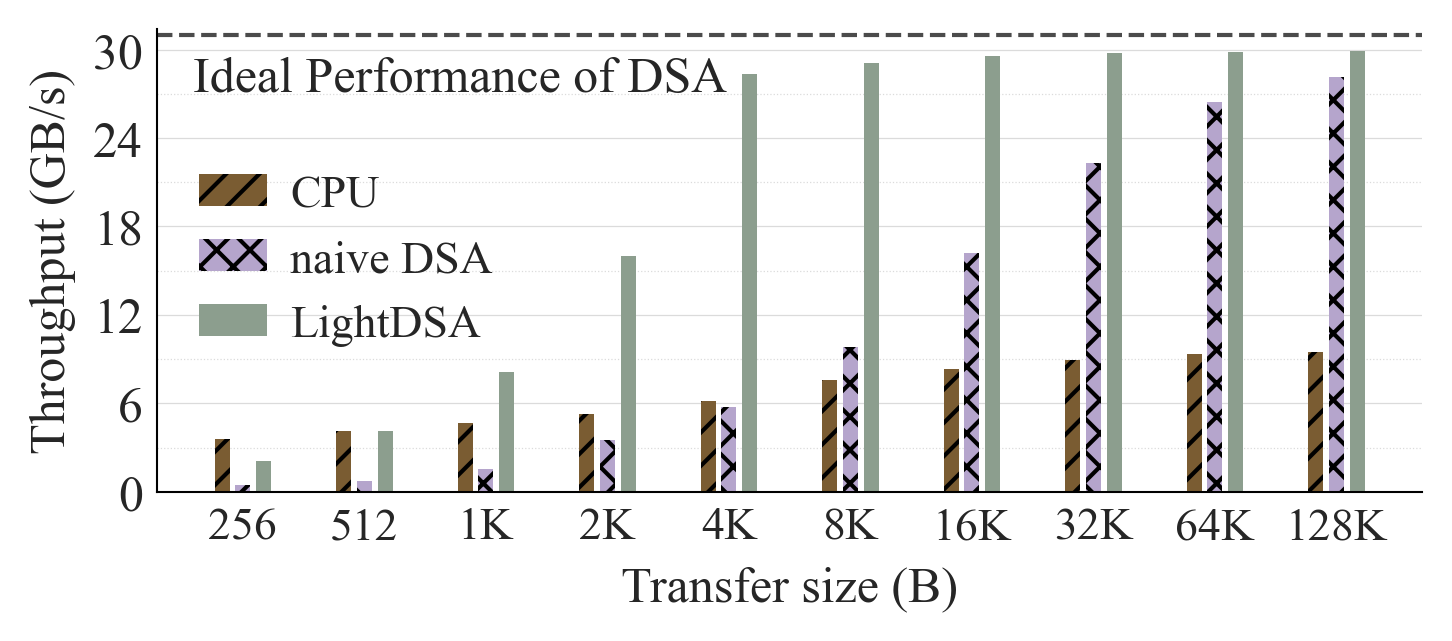

Reproduce this figure in Python.
from matplotlib.ticker import MultipleLocator, FixedLocator, LogLocator , NullFormatter
import matplotlib.pyplot as plt
import numpy as np

plt.style.use('seaborn-v0_8-whitegrid')
plt.rcParams.update({
    'font.family': 'Times New Roman',
    'font.size': 12,
    'axes.linewidth': 0.5,
    'grid.linewidth': 0.3,
    'figure.dpi': 300,
})

# prepare data
clusters = ['CPU' , 'naive DSA' , 'LightDSA' ]
groups = [ "256" , "512" , "1K" , "2K" , "4K" , "8K" , "16K" , "32K" , "64K" , "128K" ]

# data = np.array(
#         [ [ 3687 , 4222 , 4719 , 5294 , 6166 , 7589 , 8296 , 8944 , 9318 , 9494 ],  
#         [ 442 , 717 , 1428 , 3424 , 5461 , 9894 , 15825 , 22883 , 26250 , 28143 ],
#         [ 1976 , 3941 , 7787 , 15254 , 28348 , 29110 , 29606 , 29796 , 29869 , 29903 ] ] ).T 
data = np.loadtxt('speed_data.txt')  # 10 lines, 3 columns
data = data / 1000  # turns to GB/s  

# create figure and axis
fig, ax = plt.subplots(figsize=(5, 2.3)) 

# bar settings
bar_width = 0.025          
gap_between_bars = 0.01    
gap_between_clusters = 0.1 

# cluster positions
n_groups = len(groups)
n_clusters = len(clusters)

# cluster center positions
cluster_centers = np.arange(n_groups) * (n_clusters * (bar_width + gap_between_bars) + gap_between_clusters)

# bar positions
x_positions = []
for i in range(n_clusters):
    x_positions.append(cluster_centers + i * (bar_width + gap_between_bars))
x_positions = np.array(x_positions)

# painting bars 
colors = [ '#7a5c32' , '#b5a5cc'  , '#8c9e8e' ] 
hatch_pattern = ["///", "xxx" , "" ] 

for i in range(n_clusters):
    ax.bar(x_positions[i], data[:, i], 
          width=bar_width,
          color=colors[i],
          hatch=hatch_pattern[i],
          linewidth=0.3,
          label=clusters[i]) 

# Add ideal performance line
ideal_perf = 31
ax.axhline(y=ideal_perf , color="black" , linestyle='--', linewidth=1, alpha=0.7)
ax.text( -0.05 , ideal_perf - 3 , 'Ideal Performance of DSA', fontsize=12, va='center')

# set x-axis ticks and labels
ax.set_xticks(cluster_centers + (n_clusters-1)*(bar_width+gap_between_bars)/2)
ax.set_xticklabels(groups,fontsize=11)  
ax.xaxis.grid(False)           # hide x-axis grid
ax.spines['bottom'].set_color('black') # set bottom spine color
ax.set_xlabel('Transfer size (B)') 

# set y-axis ticks
ax.set_yticks(np.arange(0, 33, 6))  # set y-axis major ticks
ax.yaxis.set_major_locator(MultipleLocator(6))  # major ticks
ax.yaxis.set_minor_locator(MultipleLocator(3))  # minor ticks (optional)
ax.yaxis.set_minor_formatter(NullFormatter())  # hide labels

ax.grid(axis='y', which='major', linestyle='-', linewidth=0.3, alpha=0.7) 
ax.grid(axis='y', which='minor', linestyle=':', linewidth=0.3, alpha=0.7)  
ax.spines['left'].set_color('black') # set left spine color
ax.set_ylabel('Throughput (GB/s)')
 
# legend settings
ax.spines['top'].set_visible(False) 
ax.spines['right'].set_visible(False)
legend = ax.legend(loc='center left', fontsize=11, ncols=1, 
                  handlelength=1.5, handletextpad=0.5,
                  framealpha=0.9, edgecolor='black') 

plt.tight_layout()
plt.savefig('figure1.png', bbox_inches='tight', transparent=True)   
plt.savefig('figure1.pdf', bbox_inches='tight' , transparent=True)  
plt.show()